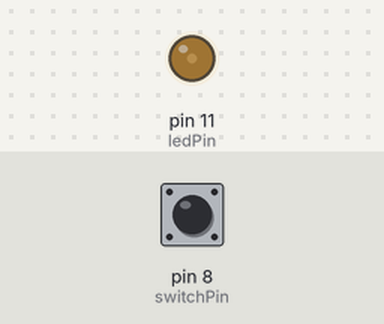
This sketch was run on a simulated Arduino Uno, built with avr-gcc and run on an emulated ATmega328P. Parts: output pins drawn as LEDs (lit = HIGH). Inputs (shaded band) come from the test bench; at power-on: pin 8 (switchPin) HIGH.

Above: at 1.2 s.
1.3 s: pin 8 (switchPin) pulled LOW for 0.15 s
At 1.9 s:
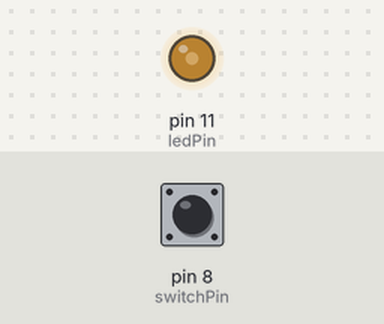
2.9 s: pin 8 (switchPin) pulled LOW for 1 s
At 4.4 s:
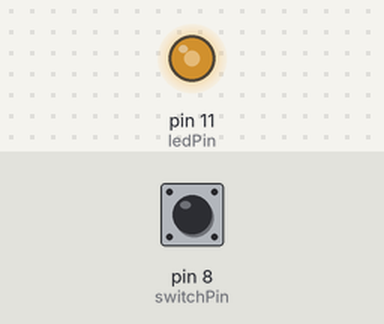
5.4 s: pin 8 (switchPin) pulled LOW for 0.15 s
At 6.3 s:
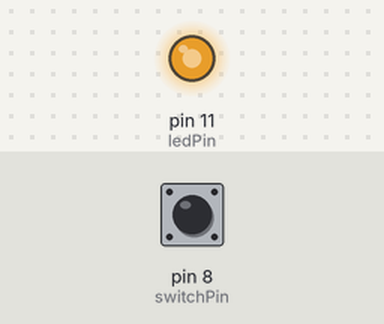
7.0 s: pin 8 (switchPin) pulsed LOW 5 times (0.12 s each, 0.3 s apart)
At 7.57 s:
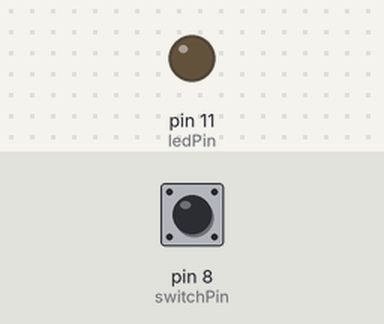
10.0 s: pin 8 (switchPin) pulled LOW for 3.2 s
At 13.9 s:
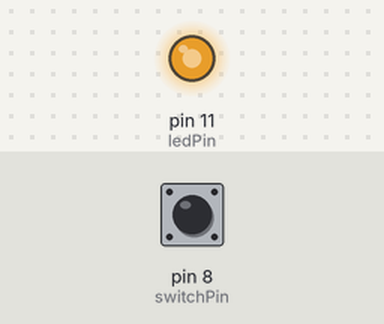
Timing chart, 0 to 15.4 s (numbered marks = the images above; inputs shaded):
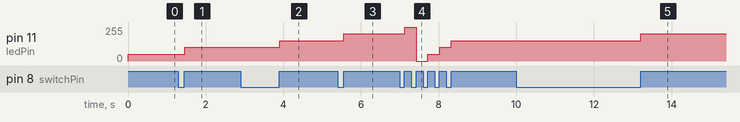

Measured:
- after the input at 1.3 s, pin 11 (ledPin): 51/255 → 102/255 after 0.16 s
- after the input at 2.9 s, pin 11 (ledPin): 102/255 → 153/255 after 1.0 s
- after the input at 5.4 s, pin 11 (ledPin): 153/255 → 204/255 after 0.16 s
- after the input at 7.0 s, pin 11 (ledPin): 204/255 → 255/255 after 0.13 s, → 0/255 0.30 s later, → 51/255 0.30 s later, → 102/255 0.30 s later, … (5 changes in this stretch)
- after the input at 10.0 s, pin 11 (ledPin): 153/255 → 204/255 after 3.2 s

The sketch:

tuto2.ino
```cpp
int switchPin = 8;
int ledPin = 11;
boolean lastButton = LOW;
boolean currentButton =LOW ;
int ledLevel  = 0;

void setup()
{
  pinMode(switchPin, INPUT);
  pinMode(ledPin, OUTPUT);
}


boolean debounce (boolean last){
  boolean current = digitalRead(switchPin);
  if(current!=last){
     delay (5);
     current = digitalRead(switchPin);
  }
  return current;
}


void loop()
{
  currentButton =  debounce(lastButton);
 if(currentButton == HIGH && lastButton==LOW){
  ledLevel = ledLevel + 51;

 }

   lastButton = currentButton;

   if(ledLevel>255) ledLevel=0;
 analogWrite(ledPin,ledLevel);
}
```
